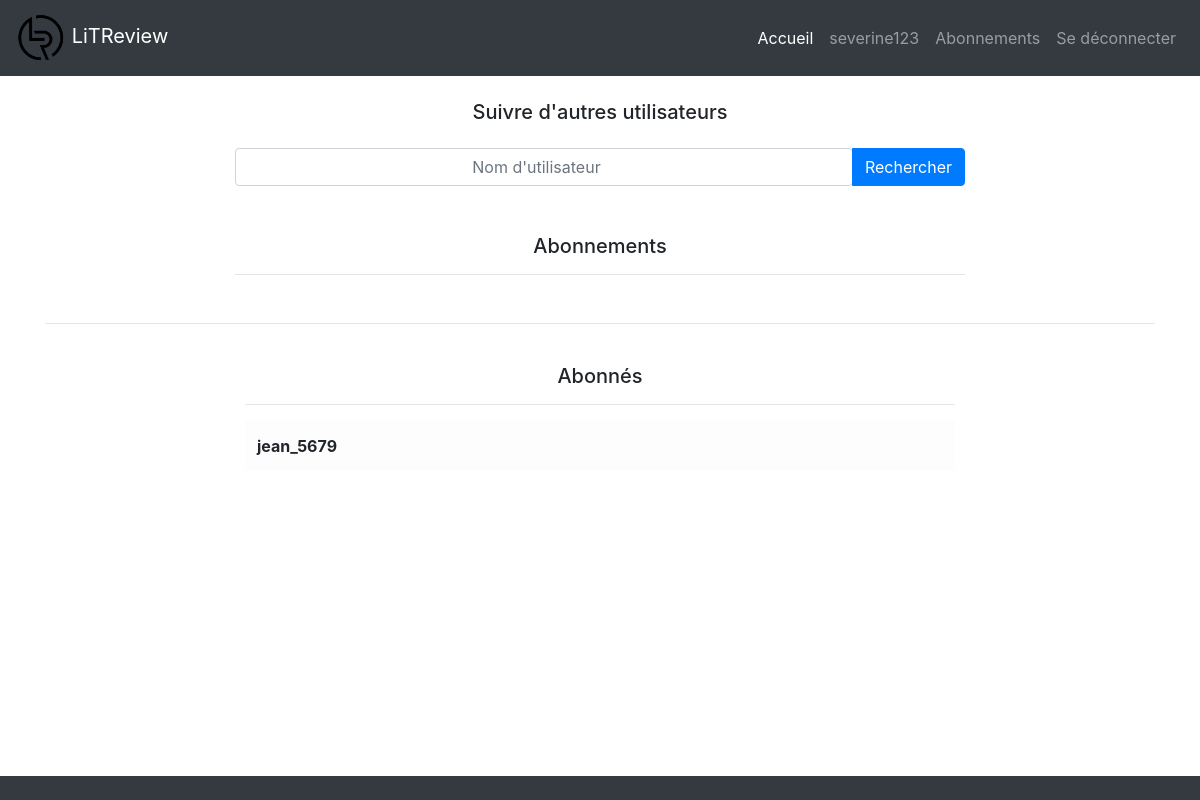
/follow_users/ (signed in), run on an earlier commit of the app's database.
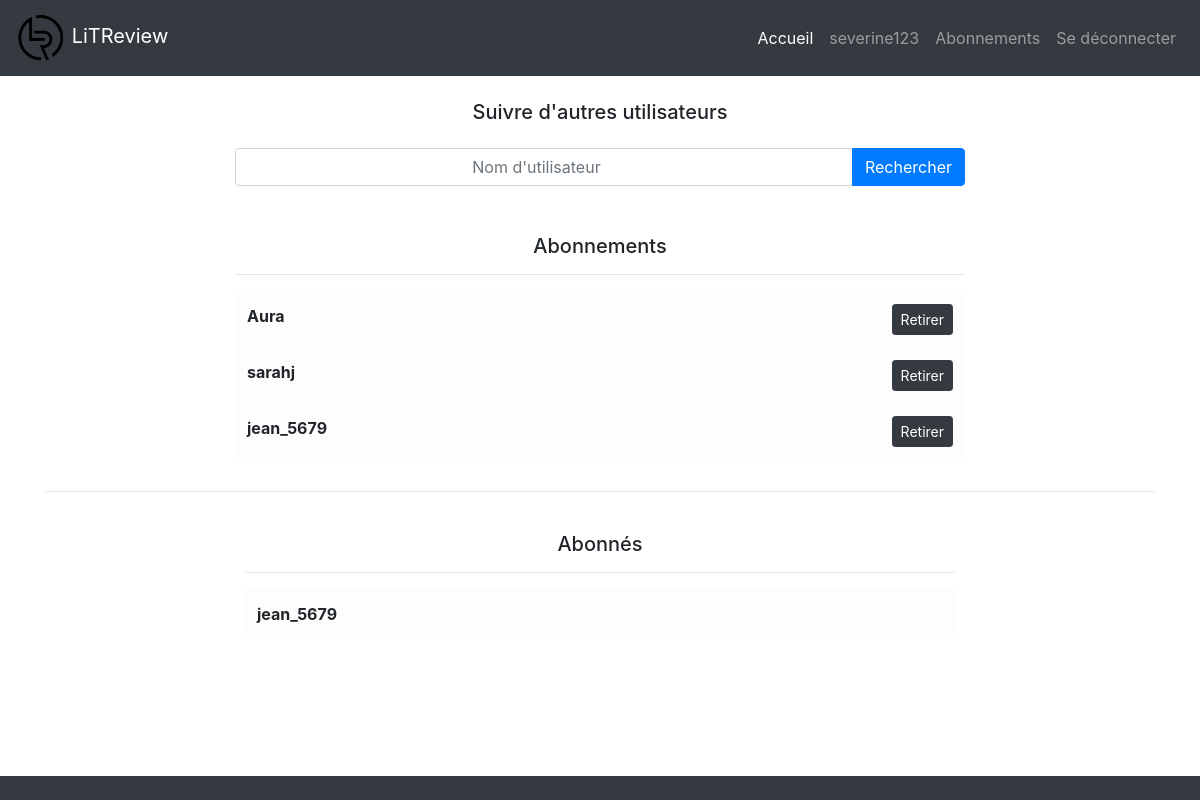
And on a later commit of the database.
### authentication/models.py (models this page shows)
class User(AbstractUser):
    pass

### followers/models.py (models this page shows)
class UserFollows(models.Model):
    user = models.ForeignKey(
        to=settings.AUTH_USER_MODEL,
        on_delete=models.CASCADE,
        related_name="following")
    followed_user = models.ForeignKey(
        to=settings.AUTH_USER_MODEL,
        on_delete=models.CASCADE,
        related_name="followed_by")
    class Meta:
        unique_together = ("user", "followed_user")

### followers/views.py (the view, shortened to what this page needs)
# urls.py: path("follow_users/", followers.follow_users, name="follow_users")
@login_required
def follow_users(request):
    unfollows = forms.UnfollowsForm()
    requested_user = request.POST.get("search")
    following_list = models.UserFollows.objects.filter(user=request.user)
    followed_by_list = models.UserFollows.objects.filter(followed_user=request.user)
    context = {
        "following_list": following_list,
        "followed_by_list": followed_by_list,
        "unfollows": unfollows
    }
    return render(request, "followers/follow_users.html", context=context)

### followers/forms.py
class UnfollowsForm(forms.Form):
    unfollows = forms.BooleanField(widget=forms.HiddenInput, initial=True)

### followers/templates/followers/follow_users.html (shortened to what this page needs)
{% extends "base.html" %}
{% load feeds_extras %}
{% block content %}
<div class="container">
    <div class="row justify-content-center mt-4">
        <div class="col-8">
            <h5 style="text-align: center;">Suivre d'autres utilisateurs</h5>
            <form method="post">
                <div class="input-group mt-4">
                    <input type="search" class="form-control rounded" name="search" style="text-align: center;" placeholder="Nom d'utilisateur" aria-label="Nom d'utilisateur"/>
                    <div class="input-group-append">
                        <button type="submit" class="btn btn-primary">Rechercher</button>
                    </div>
                </div>
            </form>
        </div>
    </div>
</div>
<div class="container">
    <div class="row justify-content-center mt-5">
        <div class="col-8">
            <h5 style="text-align: center;">Abonnements</h5>
            <hr>
        </div>
    </div>
    <div class="row justify-content-center">
        <div class="col-8">
            <table class="table table-light table-hover">
                <tbody>
                    {% for following in following_list %}
                        <tr>
                            <th class="col-md-6" style="text-align: left;" scope="row">{{ following.followed_user }}</th>
                            <td style="text-align: right;">
                                <form method="post">
                                    <button class="btn btn-sm btn-dark" type="submit">Retirer</button>
                                </form>
                            </td>
                        </tr>
                    {% endfor %}
                </tbody>
            </table>
        </div>
    </div>
    <div class="row">
        <div class="col">
            <hr><br>
        </div>
    </div>
    <div class="container">
        <div class="row justify-content-center">
            <div class="col-8">
                <h5 style="text-align: center;">Abonnés</h5>
                <hr>
            </div>
        </div>
        <div class="row justify-content-center">
            <div class="col-8">
                <table class="table table-light table-hover">
                    <tbody>
                        {% for followed_by in followed_by_list %}
                            <tr>
                                <th class="col-md-6" style="text-align: left;" scope="row">{{ followed_by.user }}</th>
                            </tr>
                        {% endfor %}
                    </tbody>
                </table>
            </div>
        </div>
    </div>
</div>
{% endblock content %}

### templates/base.html (shortened to what this page needs)
{% load static %}
<!doctype html>
<html lang="fr">
<head>
<link rel="stylesheet" href="https://cdn.jsdelivr.net/npm/bootstrap@4.6.1/dist/css/bootstrap.min.css">
<link rel="stylesheet" href="{% static 'styles.css' %}">
</head>
<body>
    <div class="bg-dark">
        <div class="container-fluid">
            <div class="row">
                <nav class="col navbar navbar-expand-lg navbar-dark">
                    <a href="{% url 'home' %}" class="navbar-brand">
                        <img src="{% static 'images/logo.png' %}" width="50" alt="Site Logo">
                        LiTReview
                    </a>
                    <div class="collapse navbar-collapse" id="navbarContent">
                        <ul class="navbar-nav ml-auto">
                            <li class="nav-item active">
                                <a href="{% url 'home' %}" class="nav-link">Accueil</a>
                            </li>
                            <li class="nav-item">
                                <a href="{% url 'posts' %}" class="nav-link">{{ user }}</a>
                            </li>
                            <li class="nav-item">
                                <a href="{% url 'follow_users' %}" class="nav-link">Abonnements</a>
                            </li>
                            <li class="nav-item">
                                <a href="{% url 'logout' %}" class="nav-link">Se déconnecter</a>
                            </li>
                        </ul>
                    </div>
                </nav>
            </div>
        </div>
    </div>
    <div class="main">
        {% block content %}{% endblock content %}
    </div>
    <br>
    <br>
    <footer class="fixed-bottom">
        <div class="bg-dark">
            <div class="container">
                <div class="row">
                    <div class="col">
                        <br>
                    </div>
                </div>
            </div>
        </div>
    </footer>
</body>
</html>

What changed in the data, as far as the page shows it:
added UserFollows: followed_user "Aura", shown under "Abonnements"
added UserFollows: followed_user "sarahj", shown under "Abonnements"
added UserFollows: followed_user "jean_5679", shown under "Abonnements"
